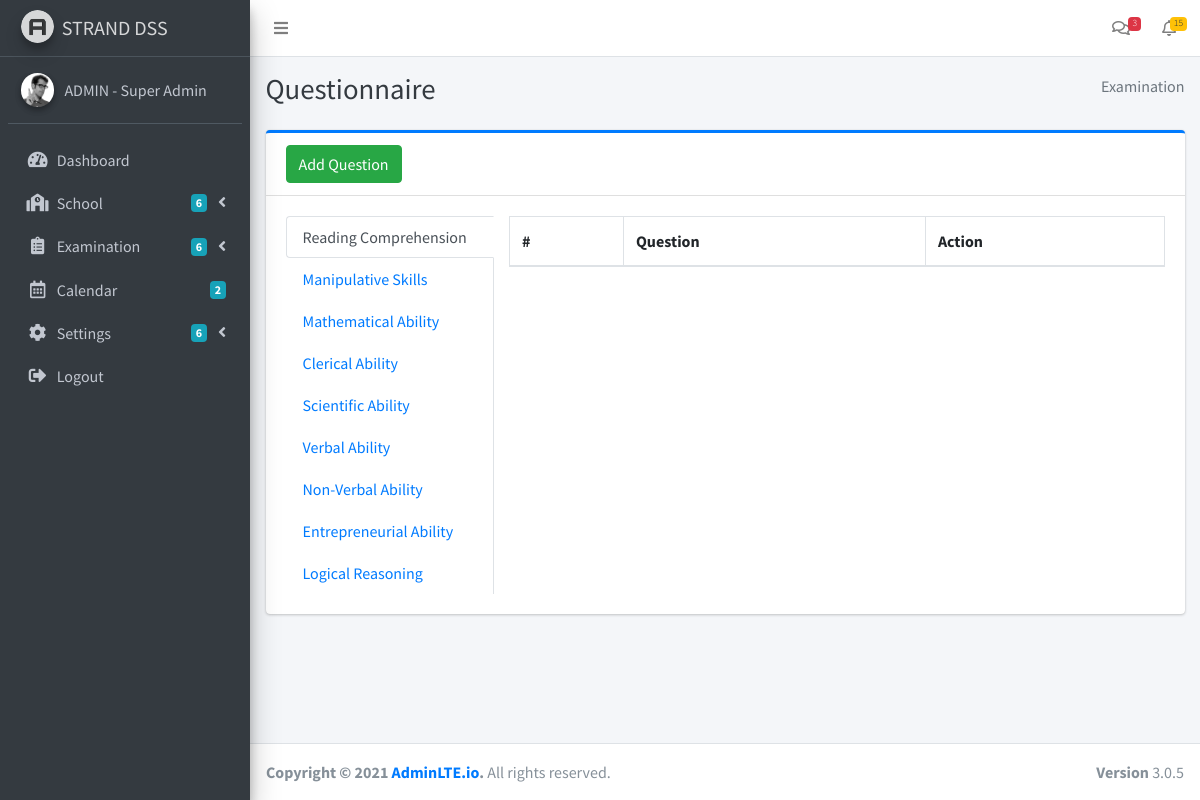
The page /admin/exam_question.php (signed in) on the database as committed earlier.
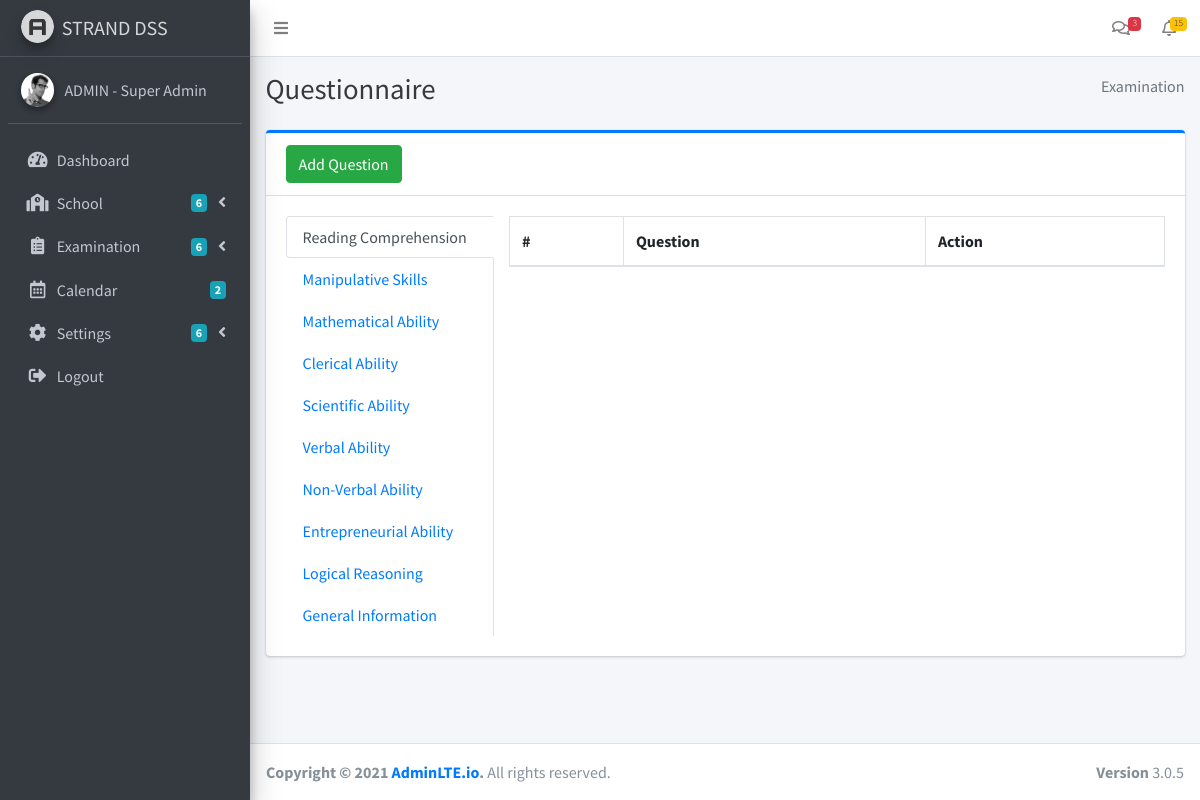
The same page on the database as committed later.
### tables this page shows
CREATE TABLE `category` (
  `cat_id` int(11) NOT NULL,
  `cat_seq` int(11) NOT NULL,
  `cat_name` varchar(100) NOT NULL,
  `cat_instruct` text NOT NULL,
  `cat_items` int(11) NOT NULL,
  `date_created` timestamp NOT NULL DEFAULT current_timestamp() ON UPDATE current_timestamp(),
  `date_updated` timestamp NULL DEFAULT NULL ON UPDATE current_timestamp()
);

### admin/exam_question.php (the view, shortened to what this page needs)
<?php
include('include/header.php');
include('include/sidebar.php');
?>
<div class="content-wrapper">
  <div class="content-header">
    <div class="container-fluid">
      <div class="row mb-2">
        <div class="col-sm-6">
          <h1 class="m-0 text-dark">Questionnaire</h1>
        </div>
        <div class="col-sm-6">
          <ol class="breadcrumb float-sm-right">
            <li class="breadcrumb-item active">Examination</li>
          </ol>
        </div>
      </div>
    </div>
  </div>
  <section class="content">
    <div class="container-fluid">
      <div class="row">
        <div class="col-md-12">
          <div class="card card-primary card-outline">
            <div class="card-header">
              <a class="btn btn-success" href="question_add">
                Add Question
              </a>
            </div>
            <div class="card-body pad table-responsive">
              <div class="row">
                <div class="col-5 col-sm-3">
                  <div class="nav flex-column nav-tabs h-100" id="vert-tabs-tab" role="tablist" aria-orientation="vertical">
                    <?php
                    $sql = "SELECT * FROM category ORDER by cat_id";
                    $result = $conn->query($sql);
                    if ($result->num_rows > 0) {
                      while ($row = $result->fetch_assoc()) {
                        $item = $row['cat_id'];
                        if ($item == '1') {
                          $nav = 'active';
                        } else {
                          $nav = '';
                        }
                    ?>
                        <a class=" nav-link <?php echo $nav; ?>" id="vert-tabs-<?php echo $row['cat_id']; ?>-tab" data-toggle="pill" href="#vert-tabs-<?php echo $row['cat_id']; ?>" role="tab" aria-controls="vert-tabs-<?php echo $row['cat_name']; ?>" aria-selected="true"><?php echo $row['cat_name']; ?></a>
                    <?php
                      }
                    }
                    ?>
                  </div>
                </div>
                <div class="col-7 col-sm-9">
                  <div class="tab-content" id="vert-tabs-tabContent">
                    <?php
                    $sql1 = "SELECT * FROM category ORDER by cat_id";
                    $result1 = $conn->query($sql1);
                    if ($result1->num_rows > 0) {
                      while ($row1 = $result1->fetch_assoc()) {
                        $item1 = $row1['cat_id'];
                        if ($item1 == '1') {
                          $nav1 = 'show active';
                        } else {
                          $nav1 = '';
                        }
                    ?>
                        <div class="tab-pane text-left fade <?php echo $nav1; ?>" id="vert-tabs-<?php echo $row1['cat_id']; ?>" role="tabpanel" aria-labelledby="vert-tabs-<?php echo $row1['cat_id']; ?>-tab">
                          <table id="" class="table table-bordered table-striped display">
                            <thead>
                              <tr>
                                <th>#</th>
                                <th>Question</th>
                                <th>Action</th>
                              </tr>
                            </thead>
                          </table>
                        </div>
                    <?php
                      }
                    }
                    ?>
                  </div>
                </div>
              </div>
            </div>
          </div>
        </div>
      </div>
    </div>
  </section>
</div>
<?php
include('include/footer.php');
?>

Rows that differ between the two databases and show on the page:
added category: cat_name "General Information", shown under "Questionnaire"
